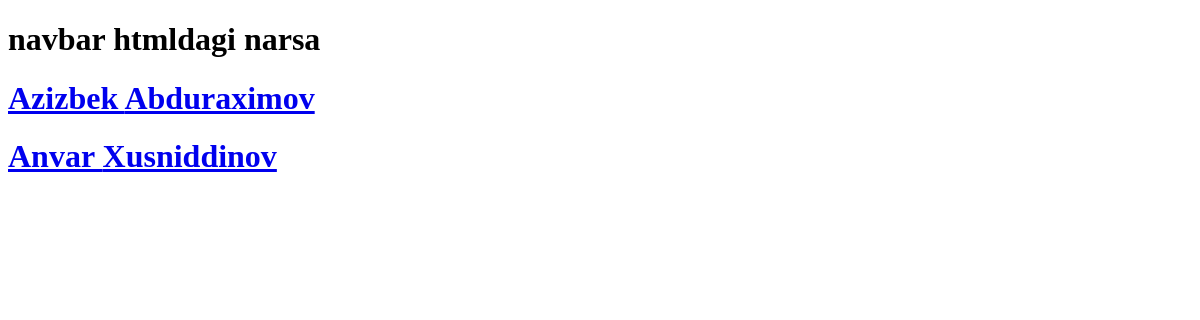
The app's page /users/, older data.
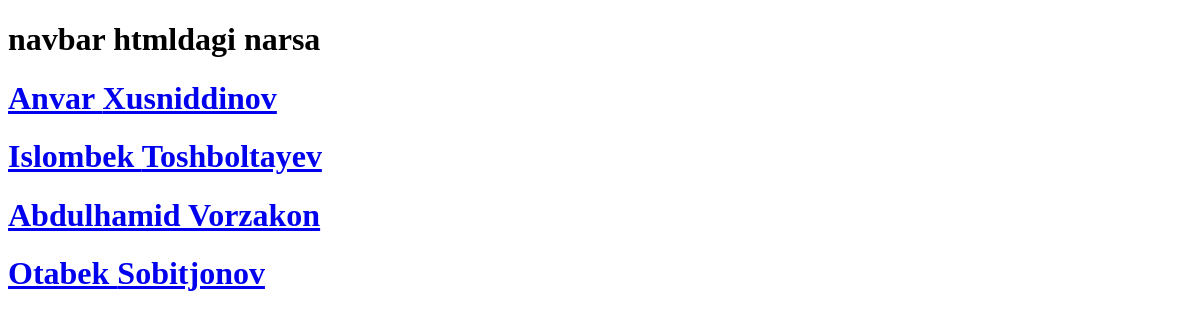
The same page, newer data.
### app/models.py (models this page shows, shortened)
class User(models.Model):
    ism = models.CharField(max_length=80, blank=False)
    familiya = models.CharField(max_length=30, blank=False)
    yosh = models.PositiveIntegerField(default=0, blank=True)
    picture = models.ImageField(upload_to='images/', default='images/default.jpg', blank=True)

### app/views.py (the view)
# urls.py: path('users/', views.users_list, name='users_list'),
def users_list(request):
    users = models.User.objects.all()
    return render(request, 'index.html', context={'users': users})

### templates/index.html
{% extends 'base.html' %}
{% block content %}
    {% include 'navbar.html' %}
    {% for user in users %}
        <a href="{% url 'user_view' user.id %}"><h1>{{ user.ism }} {{ user.familiya }}</h1></a>
    {% endfor %}
{% endblock %}

### templates/base.html (shortened to what this page needs)
{% load static %}
<!DOCTYPE html>
<html lang="en">
<head>
    <link rel="stylesheet" href="{% static 'style.css' %}">
</head>
<body>
    {% block content %}
    {% endblock %}
</body>
</html>

### templates/navbar.html (shortened to what this page needs)
<!DOCTYPE html>
<html lang="en">
<head>
</head>
<body>
    <h1>navbar htmldagi narsa</h1>
</body>
</html>

### static/style.css (style rules this page uses)
body { background-color: white; }

Row changes from the older to the newer data that the page shows:
removed User: ism "Azizbek", familiya "Abduraximov"
added User: ism "Islombek", familiya "Toshboltayev"
added User: ism "Abdulhamid", familiya "Vorzakon"
added User: ism "Otabek", familiya "Sobitjonov"
